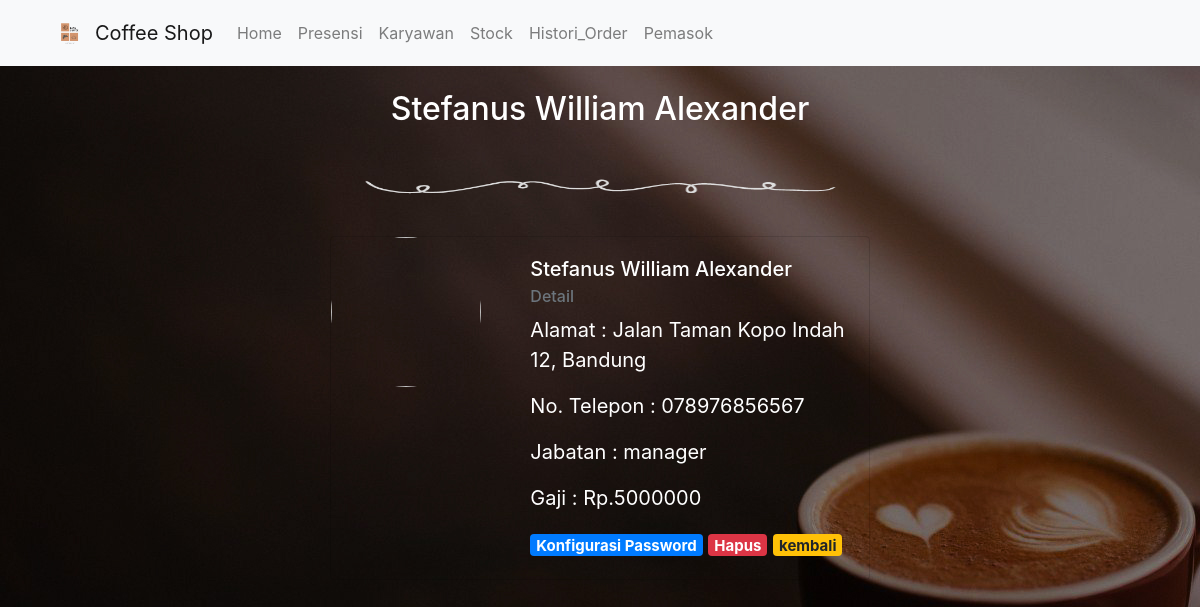
/public/karyawan/detail/1, run on the app's committed database.
### tables this page shows
CREATE TABLE `karyawan` (
  `id` int(11) NOT NULL,
  `nama_karyawan` varchar(288) NOT NULL,
  `password` varchar(288) NOT NULL,
  `jabatan` varchar(288) NOT NULL,
  `gaji` int(11) NOT NULL,
  `alamat` longtext NOT NULL,
  `umur` int(11) NOT NULL,
  `notelp` varchar(288) NOT NULL
);

### app/core/Controller.php (called while the page is built, shortened)
<?php
class Controller {
	public function view($view ,$data = [])
	{
		require_once '../app/views/' . $view . '.php';
	}
	public function service($service){
		return new $service;
	}
}

### app/controllers/Karyawan.php (called while the page is built, shortened)
<?php
class Karyawan extends Controller
{
    public function detail($id)
    {
        $data['judul'] = 'Detail Karyawan';
        $data['karyawan'] = $this->service('Karyawan_Service')->getKaryawanId($id);
        $this->view('karyawan/detail', $data);
    }
}

### app/core/App.php (called while the page is built, shortened)
<?php
class App{
	protected $method = 'index';
	protected $params = [];
	public function __construct()
	{
		$url = $this->parseURL();
		if(file_exists('../app/controllers/' . $url[0] . '.php')){
			unset($url[0]);
		}
		$this->controller = new $this->controller;
		if(isset($url[1])){
			if(method_exists($this->controller, $url[1])){
				$this->method = $url[1];
				unset($url[1]);
			}
		}
		if(!empty($url)){
			$this->params = array_values($url);
		}
		call_user_func_array([$this->controller, $this->method], $this->params);
	}
	public function parseURL()
	{
		if(isset($_GET['url'])){
			$url = rtrim($_GET['url']);
			$url = filter_var($url, FILTER_SANITIZE_URL);
			$url = explode('/',$url);
			return $url;
		}
	}
}

### public/index.php (called while the page is built, shortened)
<?php
$app = new App;
?>

### app/core/Database.php (called while the page is built, shortened)
<?php
class Database{
    private $host = DB_HOST;
    private $user = DB_USER;
    private $pass = DB_PASS;
    private $db_name = DB_NAME;
    private $dbh;
    private $stmt;
    function __construct()
	{
        $dsn = 'mysql:host=' . $this->host . ';dbname=' . $this->db_name;
        $option = [
            PDO::ATTR_PERSISTENT => true,
            PDO::ATTR_ERRMODE => PDO::ERRMODE_EXCEPTION
        ];
        try{
            $this->dbh = new PDO($dsn, $this->user, $this->pass, $option);
        }catch(PDOExpception $e){
            die($e->getMessage());
        }
    }
    public function query($query){
        $this->stmt = $this->dbh->prepare($query);
    }
    public function bind($param, $value, $type = null){
        if( is_null($type)){
            switch(true){
                default:
                    $type = PDO::PARAM_STR;
            }
        }
        $this->stmt->bindValue($param, $value , $type);
    }
    public function execute(){
        $this->stmt->execute();
    }
    public function single(){
        $this->execute();
        return $this->stmt->fetch(PDO::FETCH_ASSOC);
    }
}

### app/domain/sales/dao/Karyawan_DAO.php (called while the page is built, shortened)
<?php
class Karyawan_DAO
{
    private $db;
    private $person;
    function __construct()
    {
        $this->db = new Database;
        $this->person = new Karyawan_entity;
    }
    public function getId($id)
    {
        $this->person->id = $id;
        $this->db->query('select * from karyawan where id=:id');
        $this->db->bind('id', $this->person->id);
        return $this->db->single();
    }
}

### app/domain/sales/service/Karyawan_Service.php (called while the page is built, shortened)
<?php
class Karyawan_Service{
    private $dao;
    function __construct(){
        $this->dao = new Karyawan_DAO;
    }
    public function getKaryawanId($id){
        return $this->dao->getId($id);
    }
}

### app/views/karyawan/detail.php (the view, shortened to what this page needs)
<body style="background-image : url('<?php echo MYURL; ?>/img/background.jpg'); opacity :5;">
  <center>
    <h2 style="color:white; margin-top:90px"><?php echo $data['karyawan']['nama_karyawan']; ?></h2>
    <img src='<?php echo MYURL; ?>/img/spr.png' width='500px' height='100px;'>
    <div class='container'>
      <div class="card" style="max-width: 540px;background-color:transparent; color:white;text-align:left;font-size:20px;">
        <div class="row no-gutters">
          <div class="col-md-4">
            <img src="<?php echo MYURL; ?>/img/profile-default.jpg" width=150 height=150 class="rounded-circle">
          </div>
          <div class="col-md-8">
            <div class="card-body">
              <h5 class="card-title"><?php echo $data['karyawan']['nama_karyawan']; ?></h5>
              <h6 class="card-subtitle mb-2 text-muted">Detail</h6>
              <p class="card-text">Alamat : <?php echo $data['karyawan']['alamat']; ?></p>
              <p class="card-text">No. Telepon : <?php echo $data['karyawan']['notelp']; ?></p>
              <p class="card-text">Jabatan : <?php echo $data['karyawan']['jabatan']; ?></p>
              <p class="card-text">Gaji : Rp.<?php echo $data['karyawan']['gaji']; ?></p>
              <a href="<?php echo MYURL; ?>/karyawan/password/<?php echo $data['karyawan']['id']; ?>" class="badge badge-primary" data-toggle="modal" data-target="#formPassword" data-id="<?php echo $data['karyawan']['id']; ?>">Konfigurasi Password</a>
              <a href="<?php echo MYURL; ?>/karyawan/hapus/<?php echo $data['karyawan']['id']; ?>" class="badge badge-danger" onclick="return confirm('Yakin Dihapus?';">Hapus</a>
              <a href="<?php echo MYURL; ?>/karyawan" class="badge badge-warning">kembali</a>
            </div>
          </div>
        </div>
      </div>
    </div>
  </center>
</body>

### data on the page
karyawan: nama_karyawan "Stefanus William Alexander", alamat "Jalan Taman Kopo Indah 12, Bandung", notelp "078976856567", jabatan "manager", gaji "5000000"
